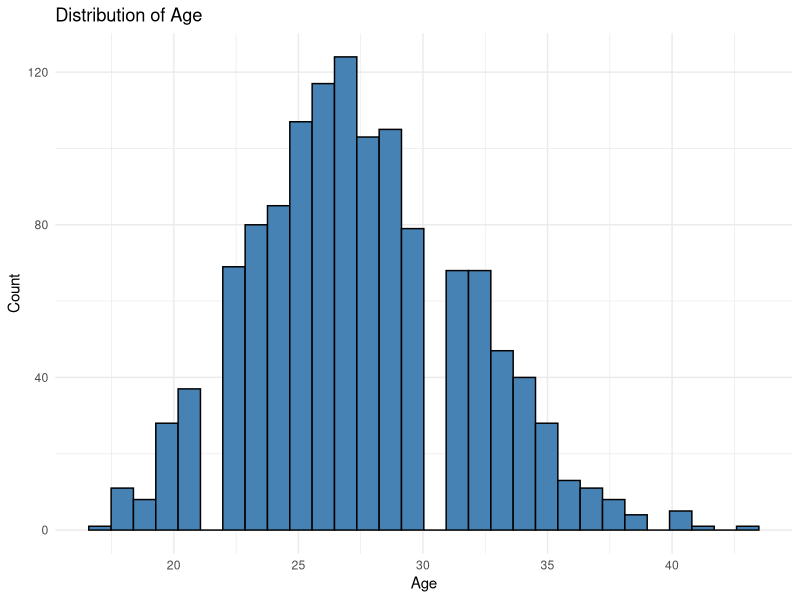

Write R code to recreate this figure.
## ---- chunk 1
#| label: setup
#| message: false
#| warning: false

library(readr)
library(ggplot2)
## ---- chunk 2
# Load the data
data <- read_csv("all_world_cup_2026_squads.csv")

# Inspect the first few rows
head(data)
## ---- chunk 3
# Create a histogram of age

ggplot(data, aes(x = age)) +
  geom_histogram(
    bins = 30,
    color = "black",
    fill = "steelblue"
  ) +
  labs(
    title = "Distribution of Age",
    x = "Age",
    y = "Count"
  ) +
  theme_minimal()
